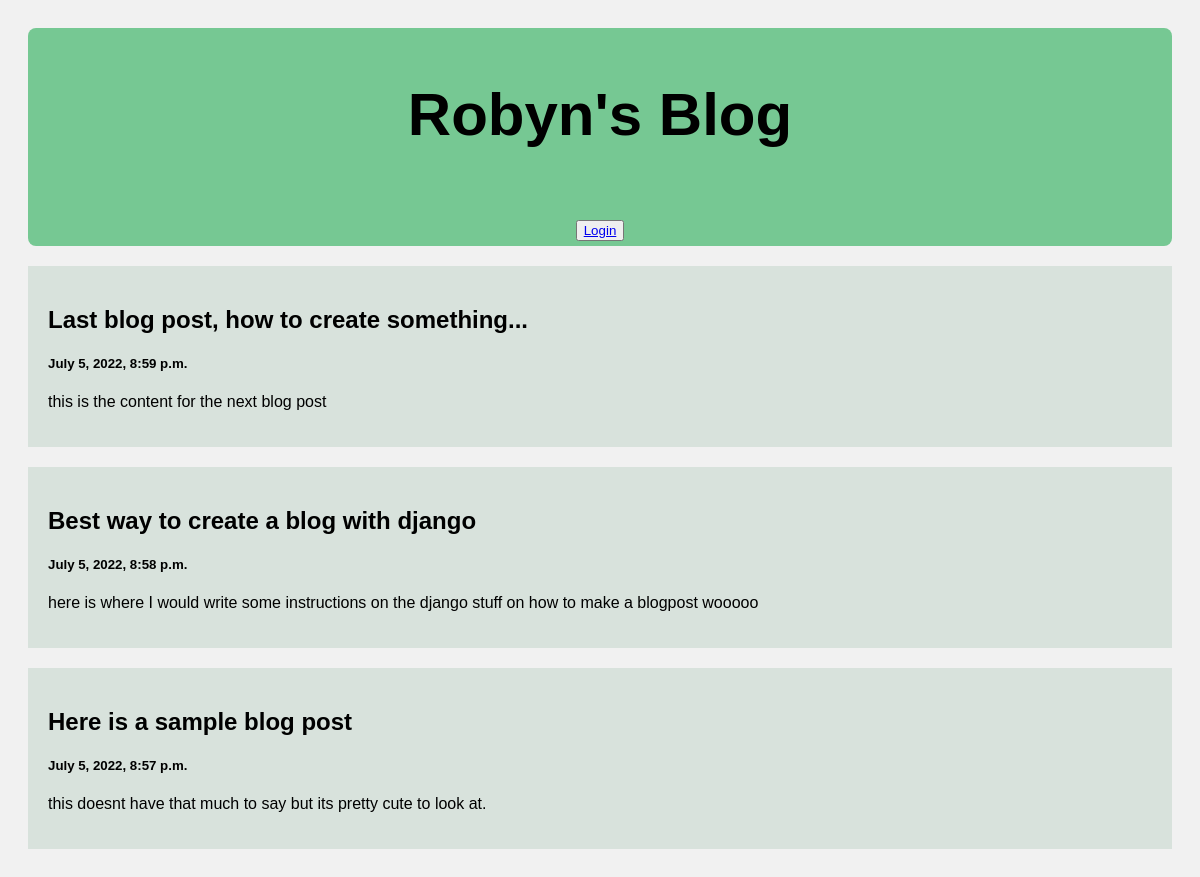
The page / on the database its author committed.
### posts/models.py (models this page shows)
class Post(models.Model):
    title = models.CharField(max_length=100)
    body = models.CharField(max_length=1000000)
    created_at = models.DateTimeField(default=datetime.now, blank=True)

### posts/views.py (the view)
# urls.py: path("", views.index, name="index"),
def index(request):
    posts = Post.objects.all()
    return render(request, 'index.html', {'posts': posts})

### templates/index.html (shortened to what this page needs)
<!DOCTYPE html>
<html>
<head>
</head>
<body>
<div class="header">
  <h2>Robyn's Blog</h2>
  {% if user.is_authenticated %}
  <h3> Welcome {{user.username}}</h3>
    <button type="button" class="button"><a href="{% url 'logout' %}"> Logout </a></button>
  {% else %}
    <button type="button" class="button"><a href="{% url 'login' %}"> Login </a></button>
  {% endif %}
</div>
<div class="row">
  <div class="leftcolumn">
    {% for post in posts reversed %}
    <div class="card">
      <a style="text-decoration: none; color: black;" href="/post/{{post.id}}">
        <h2>{{post.title}}</h2>
        <h5>{{post.created_at}}</h5>
        <p>{{post.body|truncatewords:20}}</p>
      </a>
    </div>
    {% endfor %}
  </div>
</div>
</body>
</html>

### templates/index.html (style rules this page uses)
* { box-sizing: border-box; }
body { font-family: Arial; padding: 20px; background: #f1f1f1; }
.header { padding: 2px; font-size: 40px; text-align: center; background:#76c893; border-radius: 8px; }
.leftcolumn { float: left; width: 100%; }
.card { background-color:#d8e2dc; padding: 20px; margin-top: 20px; }
.row:after { content: ""; display: table; clear: both; }

### rows shown on the page
Post: title "Last blog post, how to create something...", created_at "July 5, 2022, 8:59 p.m.", body "this is the content for the next blog post"
Post: title "Best way to create a blog with django", created_at "July 5, 2022, 8:58 p.m.", body "here is where I would write some instructions on the django stuff on how to make a blogpost wooooo"
Post: title "Here is a sample blog post", created_at "July 5, 2022, 8:57 p.m.", body "this doesnt have that much to say but its pretty cute to look at."
